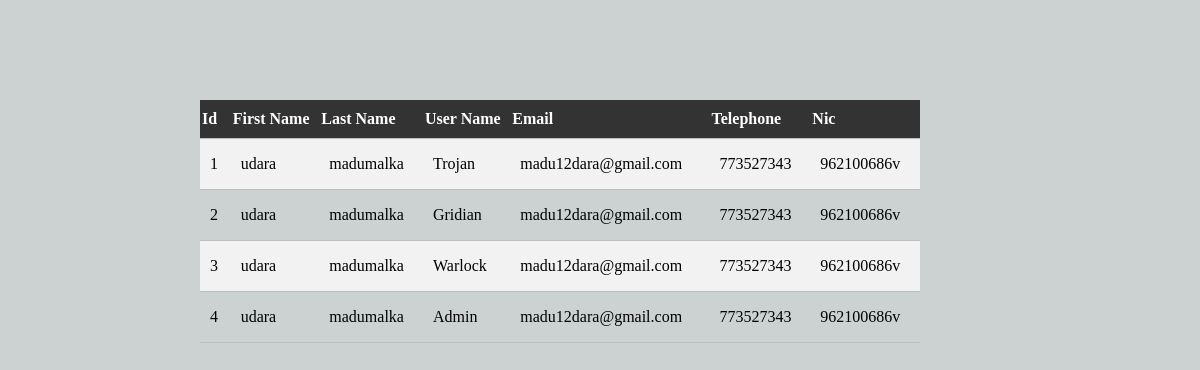
Screenshot of /php/viewEmployee.php with the database file from the repository.
### tables this page shows
CREATE TABLE `employee` (
  `id` varchar(4) NOT NULL,
  `f_name` varchar(20) NOT NULL,
  `l_name` varchar(20) NOT NULL,
  `u_name` varchar(20) NOT NULL,
  `email` varchar(50) NOT NULL,
  `tp` int(10) NOT NULL,
  `nic` varchar(11) NOT NULL,
  `password` varchar(50) NOT NULL,
  `type` int(5) NOT NULL
);

### php/viewEmployee.php (the view, shortened to what this page needs)
<?php include('include/connection.php') ?>
<!DOCTYPE html>
<html>
<head>
	<link rel="stylesheet" type="text/css" href="../css/viewEmployee.css">
</head>
<body>
<table>
	<tr>
		<th>Id</th>
		<th>First Name</th>
		<th>Last Name</th>
		<th>User Name</th>
		<th>Email</th>
		<th>Telephone</th>
		<th>Nic</th>
	</tr>
	<?php
		$sql = "SELECT * FROM employee";
		$result = mysqli_query($con,$sql);
		if ($result -> num_rows > 0) {
			while ($row = $result -> fetch_assoc()) {
				echo "
			<tr>
				<td>".$row['id']."</td>
				<td>".$row['f_name']."</td>
				<td>".$row['l_name']."</td>
				<td>".$row['u_name']."</td>
				<td>".$row['email']."</td>
				<td>".$row['tp']."</td>
				<td>".$row['nic']."</td>
			</tr>
		";
			}
		echo "</table>";
		}
		else{
			echo "Result 0";
		}
	?>
</body>
</html>

### css/viewEmployee.css (style rules this page uses)
body { margin: 0px; padding: 0px; background-color: #CCD1D1; background-size: cover; }
table { margin-left: 200px; margin-top: 100px; border-collapse: collapse; width: 60%; text-align: left; }
tr { border-bottom: 1px solid #BDBDBD; }
tr:nth-child(even) { background-color: #f2f2f2; }
th { background-color: #333; color: white; padding: 10px 2px; }
td { padding: 10px 10px; border: none; height: 30px; }

### rows the page displays
employee: id "1", f_name "udara", l_name "madumalka", u_name "Trojan", email "madu12dara@gmail.com", tp "773527343", nic "962100686v"
employee: id "2", f_name "udara", l_name "madumalka", u_name "Gridian", email "madu12dara@gmail.com", tp "773527343", nic "962100686v"
employee: id "3", f_name "udara", l_name "madumalka", u_name "Warlock", email "madu12dara@gmail.com", tp "773527343", nic "962100686v"
employee: id "4", f_name "udara", l_name "madumalka", u_name "Admin", email "madu12dara@gmail.com", tp "773527343", nic "962100686v"
